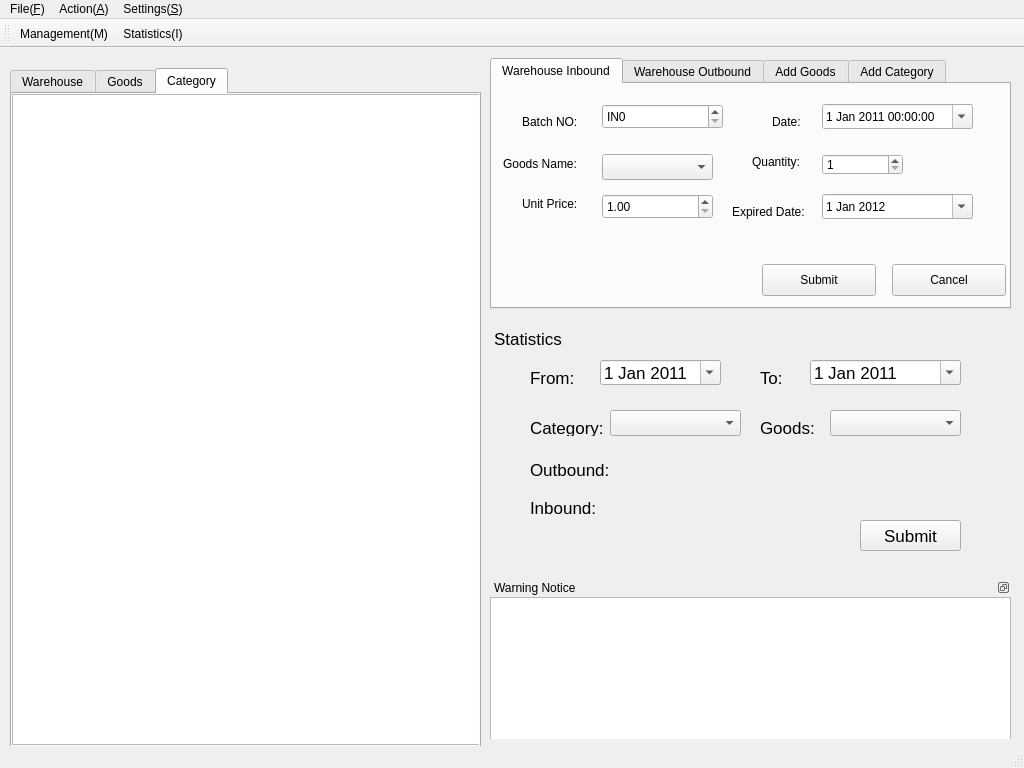
<?xml version="1.0" encoding="UTF-8"?>
<ui version="4.0">
 <class>ICSMainForm</class>
 <widget class="QMainWindow" name="ICSMainForm">
  <property name="geometry">
   <rect>
    <x>0</x>
    <y>0</y>
    <width>1024</width>
    <height>768</height>
   </rect>
  </property>
  <property name="contextMenuPolicy">
   <enum>Qt::DefaultContextMenu</enum>
  </property>
  <property name="windowTitle">
   <string>Inventory Control System</string>
  </property>
  <widget class="QWidget" name="centralwidget">
   <property name="contextMenuPolicy">
    <enum>Qt::ActionsContextMenu</enum>
   </property>
   <widget class="QWidget" name="verticalLayoutWidget">
    <property name="geometry">
     <rect>
      <x>10</x>
      <y>20</y>
      <width>471</width>
      <height>681</height>
     </rect>
    </property>
    <layout class="QVBoxLayout" name="LeftVerticalLayout">
     <item>
      <widget class="QTabWidget" name="leftTabWidget">
       <property name="currentIndex">
        <number>2</number>
       </property>
       <widget class="QWidget" name="warehouseTab">
        <attribute name="title">
         <string>Warehouse</string>
        </attribute>
        <widget class="QTableView" name="warehouseTableView">
         <property name="geometry">
          <rect>
           <x>-5</x>
           <y>1</y>
           <width>471</width>
           <height>711</height>
          </rect>
         </property>
        </widget>
       </widget>
       <widget class="QWidget" name="goodsTab">
        <attribute name="title">
         <string>Goods</string>
        </attribute>
        <widget class="QTableView" name="goodsTableView">
         <property name="geometry">
          <rect>
           <x>-5</x>
           <y>1</y>
           <width>471</width>
           <height>651</height>
          </rect>
         </property>
        </widget>
       </widget>
       <widget class="QWidget" name="categoryTab">
        <attribute name="title">
         <string>Category</string>
        </attribute>
        <widget class="QTableView" name="categoryTableView">
         <property name="geometry">
          <rect>
           <x>0</x>
           <y>0</y>
           <width>471</width>
           <height>651</height>
          </rect>
         </property>
        </widget>
       </widget>
      </widget>
     </item>
    </layout>
   </widget>
   <widget class="QWidget" name="verticalLayoutWidget_2">
    <property name="geometry">
     <rect>
      <x>490</x>
      <y>10</y>
      <width>521</width>
      <height>251</height>
     </rect>
    </property>
    <layout class="QVBoxLayout" name="RightTopVerticalLayout">
     <item>
      <widget class="QTabWidget" name="tabWidget">
       <property name="currentIndex">
        <number>0</number>
       </property>
       <widget class="QWidget" name="tab">
        <attribute name="title">
         <string>Warehouse Inbound</string>
        </attribute>
        <widget class="QSpinBox" name="spinBox_8">
         <property name="geometry">
          <rect>
           <x>330</x>
           <y>70</y>
           <width>81</width>
           <height>21</height>
          </rect>
         </property>
         <property name="minimum">
          <number>1</number>
         </property>
         <property name="maximum">
          <number>99999</number>
         </property>
        </widget>
        <widget class="QDateEdit" name="dateEdit_5">
         <property name="geometry">
          <rect>
           <x>330</x>
           <y>110</y>
           <width>151</width>
           <height>25</height>
          </rect>
         </property>
         <property name="date">
          <date>
           <year>2012</year>
           <month>1</month>
           <day>1</day>
          </date>
         </property>
         <property name="calendarPopup">
          <bool>true</bool>
         </property>
        </widget>
        <widget class="QLabel" name="label_23">
         <property name="geometry">
          <rect>
           <x>240</x>
           <y>120</y>
           <width>91</width>
           <height>16</height>
          </rect>
         </property>
         <property name="text">
          <string>Expired Date:</string>
         </property>
        </widget>
        <widget class="QLabel" name="label_24">
         <property name="geometry">
          <rect>
           <x>260</x>
           <y>70</y>
           <width>62</width>
           <height>16</height>
          </rect>
         </property>
         <property name="text">
          <string>Quantity:</string>
         </property>
        </widget>
        <widget class="QDoubleSpinBox" name="doubleSpinBox_4">
         <property name="geometry">
          <rect>
           <x>110</x>
           <y>110</y>
           <width>111</width>
           <height>25</height>
          </rect>
         </property>
         <property name="minimum">
          <double>1.000000000000000</double>
         </property>
         <property name="maximum">
          <double>9999999.990000000223517</double>
         </property>
        </widget>
        <widget class="QLabel" name="label_25">
         <property name="geometry">
          <rect>
           <x>30</x>
           <y>110</y>
           <width>71</width>
           <height>20</height>
          </rect>
         </property>
         <property name="text">
          <string>Unit Price:</string>
         </property>
        </widget>
        <widget class="QComboBox" name="comboBox_5">
         <property name="geometry">
          <rect>
           <x>110</x>
           <y>70</y>
           <width>111</width>
           <height>26</height>
          </rect>
         </property>
        </widget>
        <widget class="QDateTimeEdit" name="inboundDateTimeEdit">
         <property name="geometry">
          <rect>
           <x>330</x>
           <y>20</y>
           <width>151</width>
           <height>25</height>
          </rect>
         </property>
         <property name="date">
          <date>
           <year>2011</year>
           <month>1</month>
           <day>1</day>
          </date>
         </property>
         <property name="calendarPopup">
          <bool>true</bool>
         </property>
        </widget>
        <widget class="QPushButton" name="pushButton_11">
         <property name="geometry">
          <rect>
           <x>400</x>
           <y>180</y>
           <width>114</width>
           <height>32</height>
          </rect>
         </property>
         <property name="text">
          <string>Cancel</string>
         </property>
        </widget>
        <widget class="QLabel" name="label_26">
         <property name="geometry">
          <rect>
           <x>11</x>
           <y>70</y>
           <width>91</width>
           <height>20</height>
          </rect>
         </property>
         <property name="text">
          <string>Goods Name:</string>
         </property>
        </widget>
        <widget class="QPushButton" name="inboundSubmitButton">
         <property name="geometry">
          <rect>
           <x>270</x>
           <y>180</y>
           <width>114</width>
           <height>32</height>
          </rect>
         </property>
         <property name="text">
          <string>Submit</string>
         </property>
        </widget>
        <widget class="QLabel" name="label_27">
         <property name="geometry">
          <rect>
           <x>30</x>
           <y>30</y>
           <width>62</width>
           <height>16</height>
          </rect>
         </property>
         <property name="text">
          <string>Batch NO:</string>
         </property>
        </widget>
        <widget class="QLabel" name="label_28">
         <property name="geometry">
          <rect>
           <x>280</x>
           <y>30</y>
           <width>62</width>
           <height>16</height>
          </rect>
         </property>
         <property name="text">
          <string>Date:</string>
         </property>
        </widget>
        <widget class="QSpinBox" name="spinBox_9">
         <property name="geometry">
          <rect>
           <x>110</x>
           <y>20</y>
           <width>121</width>
           <height>25</height>
          </rect>
         </property>
         <property name="prefix">
          <string>IN</string>
         </property>
         <property name="maximum">
          <number>999999999</number>
         </property>
        </widget>
       </widget>
       <widget class="QWidget" name="tab_2">
        <attribute name="title">
         <string>Warehouse Outbound</string>
        </attribute>
        <widget class="QLabel" name="label_35">
         <property name="geometry">
          <rect>
           <x>240</x>
           <y>120</y>
           <width>91</width>
           <height>16</height>
          </rect>
         </property>
         <property name="text">
          <string>Expired Date:</string>
         </property>
        </widget>
        <widget class="QSpinBox" name="spinBox_12">
         <property name="geometry">
          <rect>
           <x>330</x>
           <y>70</y>
           <width>81</width>
           <height>21</height>
          </rect>
         </property>
         <property name="minimum">
          <number>1</number>
         </property>
         <property name="maximum">
          <number>99999</number>
         </property>
        </widget>
        <widget class="QLabel" name="label_36">
         <property name="geometry">
          <rect>
           <x>260</x>
           <y>70</y>
           <width>62</width>
           <height>16</height>
          </rect>
         </property>
         <property name="text">
          <string>Quantity:</string>
         </property>
        </widget>
        <widget class="QDateTimeEdit" name="dateTimeEdit_6">
         <property name="geometry">
          <rect>
           <x>330</x>
           <y>20</y>
           <width>151</width>
           <height>25</height>
          </rect>
         </property>
         <property name="date">
          <date>
           <year>2011</year>
           <month>1</month>
           <day>1</day>
          </date>
         </property>
         <property name="calendarPopup">
          <bool>true</bool>
         </property>
        </widget>
        <widget class="QPushButton" name="outboundSubmitButton">
         <property name="geometry">
          <rect>
           <x>270</x>
           <y>180</y>
           <width>114</width>
           <height>32</height>
          </rect>
         </property>
         <property name="text">
          <string>Submit</string>
         </property>
        </widget>
        <widget class="QDateEdit" name="dateEdit_7">
         <property name="geometry">
          <rect>
           <x>330</x>
           <y>110</y>
           <width>151</width>
           <height>25</height>
          </rect>
         </property>
         <property name="date">
          <date>
           <year>2011</year>
           <month>1</month>
           <day>1</day>
          </date>
         </property>
         <property name="calendarPopup">
          <bool>true</bool>
         </property>
        </widget>
        <widget class="QLabel" name="label_37">
         <property name="geometry">
          <rect>
           <x>11</x>
           <y>70</y>
           <width>91</width>
           <height>20</height>
          </rect>
         </property>
         <property name="text">
          <string>Goods Name:</string>
         </property>
        </widget>
        <widget class="QSpinBox" name="spinBox_13">
         <property name="geometry">
          <rect>
           <x>110</x>
           <y>20</y>
           <width>121</width>
           <height>25</height>
          </rect>
         </property>
         <property name="prefix">
          <string>OUT</string>
         </property>
         <property name="maximum">
          <number>999999999</number>
         </property>
        </widget>
        <widget class="QLabel" name="label_38">
         <property name="geometry">
          <rect>
           <x>280</x>
           <y>30</y>
           <width>62</width>
           <height>16</height>
          </rect>
         </property>
         <property name="text">
          <string>Date:</string>
         </property>
        </widget>
        <widget class="QComboBox" name="comboBox_7">
         <property name="geometry">
          <rect>
           <x>110</x>
           <y>70</y>
           <width>111</width>
           <height>26</height>
          </rect>
         </property>
        </widget>
        <widget class="QLabel" name="label_39">
         <property name="geometry">
          <rect>
           <x>30</x>
           <y>110</y>
           <width>71</width>
           <height>20</height>
          </rect>
         </property>
         <property name="text">
          <string>Unit Price:</string>
         </property>
        </widget>
        <widget class="QDoubleSpinBox" name="doubleSpinBox_6">
         <property name="geometry">
          <rect>
           <x>110</x>
           <y>110</y>
           <width>111</width>
           <height>25</height>
          </rect>
         </property>
         <property name="minimum">
          <double>1.000000000000000</double>
         </property>
         <property name="maximum">
          <double>9999999.990000000223517</double>
         </property>
        </widget>
        <widget class="QPushButton" name="pushButton_16">
         <property name="geometry">
          <rect>
           <x>400</x>
           <y>180</y>
           <width>114</width>
           <height>32</height>
          </rect>
         </property>
         <property name="text">
          <string>Cancel</string>
         </property>
        </widget>
        <widget class="QLabel" name="label_40">
         <property name="geometry">
          <rect>
           <x>30</x>
           <y>30</y>
           <width>62</width>
           <height>16</height>
          </rect>
         </property>
         <property name="text">
          <string>Batch NO:</string>
         </property>
        </widget>
       </widget>
       <widget class="QWidget" name="tab_goodss">
        <attribute name="title">
         <string>Add Goods</string>
        </attribute>
        <widget class="QLabel" name="label_7">
         <property name="geometry">
          <rect>
           <x>20</x>
           <y>10</y>
           <width>91</width>
           <height>20</height>
          </rect>
         </property>
         <property name="text">
          <string>Goods Name:</string>
         </property>
        </widget>
        <widget class="QLineEdit" name="lineEdit">
         <property name="geometry">
          <rect>
           <x>140</x>
           <y>10</y>
           <width>113</width>
           <height>22</height>
          </rect>
         </property>
        </widget>
        <widget class="QLabel" name="label_8">
         <property name="geometry">
          <rect>
           <x>0</x>
           <y>50</y>
           <width>131</width>
           <height>20</height>
          </rect>
         </property>
         <property name="text">
          <string>Depletion Threshold:</string>
         </property>
        </widget>
        <widget class="QSpinBox" name="spinBox_3">
         <property name="geometry">
          <rect>
           <x>140</x>
           <y>40</y>
           <width>57</width>
           <height>25</height>
          </rect>
         </property>
         <property name="minimum">
          <number>1</number>
         </property>
         <property name="maximum">
          <number>999</number>
         </property>
        </widget>
        <widget class="QLabel" name="label_9">
         <property name="geometry">
          <rect>
           <x>280</x>
           <y>50</y>
           <width>91</width>
           <height>20</height>
          </rect>
         </property>
         <property name="text">
          <string>Category:</string>
         </property>
        </widget>
        <widget class="QComboBox" name="comboBox_2">
         <property name="geometry">
          <rect>
           <x>350</x>
           <y>50</y>
           <width>111</width>
           <height>26</height>
          </rect>
         </property>
        </widget>
        <widget class="QPushButton" name="pushButton_3">
         <property name="geometry">
          <rect>
           <x>370</x>
           <y>140</y>
           <width>114</width>
           <height>32</height>
          </rect>
         </property>
         <property name="text">
          <string>Cancel</string>
         </property>
        </widget>
        <widget class="QPushButton" name="pushButton_4">
         <property name="geometry">
          <rect>
           <x>240</x>
           <y>140</y>
           <width>114</width>
           <height>32</height>
          </rect>
         </property>
         <property name="text">
          <string>Submit</string>
         </property>
        </widget>
       </widget>
       <widget class="QWidget" name="tab_category">
        <attribute name="title">
         <string>Add Category</string>
        </attribute>
        <widget class="QLabel" name="label_10">
         <property name="geometry">
          <rect>
           <x>30</x>
           <y>20</y>
           <width>111</width>
           <height>20</height>
          </rect>
         </property>
         <property name="text">
          <string>Category Name:</string>
         </property>
        </widget>
        <widget class="QLineEdit" name="lineEdit_2">
         <property name="geometry">
          <rect>
           <x>150</x>
           <y>20</y>
           <width>113</width>
           <height>22</height>
          </rect>
         </property>
        </widget>
        <widget class="QPushButton" name="pushButton_5">
         <property name="geometry">
          <rect>
           <x>220</x>
           <y>110</y>
           <width>114</width>
           <height>32</height>
          </rect>
         </property>
         <property name="text">
          <string>Submit</string>
         </property>
        </widget>
        <widget class="QPushButton" name="pushButton_6">
         <property name="geometry">
          <rect>
           <x>350</x>
           <y>110</y>
           <width>114</width>
           <height>32</height>
          </rect>
         </property>
         <property name="text">
          <string>Cancel</string>
         </property>
        </widget>
       </widget>
      </widget>
     </item>
    </layout>
   </widget>
   <widget class="QWidget" name="verticalLayoutWidget_3">
    <property name="geometry">
     <rect>
      <x>490</x>
      <y>280</y>
      <width>521</width>
      <height>241</height>
     </rect>
    </property>
    <layout class="QVBoxLayout" name="RightBottomVerticalLayout">
     <item>
      <widget class="QDockWidget" name="statisticsDockWidget">
       <property name="font">
        <font>
         <pointsize>13</pointsize>
        </font>
       </property>
       <property name="features">
        <set>QDockWidget::NoDockWidgetFeatures</set>
       </property>
       <property name="windowTitle">
        <string>Statistics</string>
       </property>
       <widget class="QWidget" name="dockWidgetContents_6">
        <widget class="QLabel" name="label">
         <property name="geometry">
          <rect>
           <x>40</x>
           <y>20</y>
           <width>62</width>
           <height>16</height>
          </rect>
         </property>
         <property name="text">
          <string>From:</string>
         </property>
        </widget>
        <widget class="QDateEdit" name="deFrom">
         <property name="geometry">
          <rect>
           <x>110</x>
           <y>10</y>
           <width>121</width>
           <height>25</height>
          </rect>
         </property>
         <property name="date">
          <date>
           <year>2011</year>
           <month>1</month>
           <day>1</day>
          </date>
         </property>
         <property name="calendarPopup">
          <bool>true</bool>
         </property>
        </widget>
        <widget class="QComboBox" name="comboBox">
         <property name="geometry">
          <rect>
           <x>340</x>
           <y>60</y>
           <width>131</width>
           <height>26</height>
          </rect>
         </property>
        </widget>
        <widget class="QLabel" name="label_5">
         <property name="geometry">
          <rect>
           <x>270</x>
           <y>20</y>
           <width>62</width>
           <height>16</height>
          </rect>
         </property>
         <property name="text">
          <string>To:</string>
         </property>
        </widget>
        <widget class="QDateEdit" name="deTo">
         <property name="geometry">
          <rect>
           <x>320</x>
           <y>10</y>
           <width>151</width>
           <height>25</height>
          </rect>
         </property>
         <property name="date">
          <date>
           <year>2011</year>
           <month>1</month>
           <day>1</day>
          </date>
         </property>
         <property name="calendarPopup">
          <bool>true</bool>
         </property>
        </widget>
        <widget class="QComboBox" name="comboBox_3">
         <property name="geometry">
          <rect>
           <x>120</x>
           <y>60</y>
           <width>131</width>
           <height>26</height>
          </rect>
         </property>
        </widget>
        <widget class="QLabel" name="label_11">
         <property name="geometry">
          <rect>
           <x>40</x>
           <y>110</y>
           <width>81</width>
           <height>20</height>
          </rect>
         </property>
         <property name="text">
          <string>Outbound:</string>
         </property>
        </widget>
        <widget class="QLabel" name="lbOutbound">
         <property name="geometry">
          <rect>
           <x>130</x>
           <y>110</y>
           <width>231</width>
           <height>16</height>
          </rect>
         </property>
         <property name="font">
          <font>
           <pointsize>14</pointsize>
           <weight>75</weight>
           <bold>true</bold>
          </font>
         </property>
         <property name="autoFillBackground">
          <bool>false</bool>
         </property>
         <property name="text">
          <string/>
         </property>
        </widget>
        <widget class="QLabel" name="label_13">
         <property name="geometry">
          <rect>
           <x>40</x>
           <y>150</y>
           <width>71</width>
           <height>16</height>
          </rect>
         </property>
         <property name="text">
          <string>Inbound:</string>
         </property>
        </widget>
        <widget class="QLabel" name="lbInbound">
         <property name="geometry">
          <rect>
           <x>130</x>
           <y>150</y>
           <width>251</width>
           <height>16</height>
          </rect>
         </property>
         <property name="font">
          <font>
           <pointsize>14</pointsize>
           <weight>75</weight>
           <bold>true</bold>
          </font>
         </property>
         <property name="text">
          <string/>
         </property>
        </widget>
        <widget class="QPushButton" name="pbtnSatistics">
         <property name="geometry">
          <rect>
           <x>370</x>
           <y>170</y>
           <width>101</width>
           <height>31</height>
          </rect>
         </property>
         <property name="text">
          <string>Submit</string>
         </property>
        </widget>
        <widget class="QLabel" name="label_2">
         <property name="geometry">
          <rect>
           <x>40</x>
           <y>70</y>
           <width>81</width>
           <height>16</height>
          </rect>
         </property>
         <property name="text">
          <string>Category:</string>
         </property>
        </widget>
        <widget class="QLabel" name="label_3">
         <property name="geometry">
          <rect>
           <x>270</x>
           <y>70</y>
           <width>61</width>
           <height>16</height>
          </rect>
         </property>
         <property name="text">
          <string>Goods:</string>
         </property>
        </widget>
       </widget>
      </widget>
     </item>
    </layout>
   </widget>
   <widget class="QWidget" name="verticalLayoutWidget_4">
    <property name="geometry">
     <rect>
      <x>490</x>
      <y>530</y>
      <width>521</width>
      <height>161</height>
     </rect>
    </property>
    <layout class="QVBoxLayout" name="OtherVerticalLayout">
     <item>
      <widget class="QDockWidget" name="dockWidget_2">
       <property name="features">
        <set>QDockWidget::DockWidgetFloatable|QDockWidget::DockWidgetMovable</set>
       </property>
       <property name="windowTitle">
        <string>Warning Notice</string>
       </property>
       <widget class="QWidget" name="dockWidgetContents_2">
        <widget class="QTableView" name="warningTableView">
         <property name="geometry">
          <rect>
           <x>0</x>
           <y>0</y>
           <width>521</width>
           <height>192</height>
          </rect>
         </property>
        </widget>
       </widget>
      </widget>
     </item>
    </layout>
   </widget>
  </widget>
  <widget class="QMenuBar" name="menubar">
   <property name="geometry">
    <rect>
     <x>0</x>
     <y>0</y>
     <width>1024</width>
     <height>22</height>
    </rect>
   </property>
   <property name="defaultUp">
    <bool>true</bool>
   </property>
   <widget class="QMenu" name="menuFile_F">
    <property name="title">
     <string>File(&amp;F)</string>
    </property>
    <addaction name="actionNew"/>
    <addaction name="actionPrint_2"/>
   </widget>
   <widget class="QMenu" name="menuAction_A">
    <property name="title">
     <string>Action(&amp;A)</string>
    </property>
    <addaction name="actionManagement_M"/>
    <addaction name="actionStatistics_I"/>
   </widget>
   <widget class="QMenu" name="menuSettings_S">
    <property name="title">
     <string>Settings(&amp;S)</string>
    </property>
   </widget>
   <addaction name="menuFile_F"/>
   <addaction name="menuAction_A"/>
   <addaction name="menuSettings_S"/>
  </widget>
  <widget class="QStatusBar" name="statusbar"/>
  <widget class="QToolBar" name="toolBar">
   <property name="windowTitle">
    <string>toolBar</string>
   </property>
   <attribute name="toolBarArea">
    <enum>TopToolBarArea</enum>
   </attribute>
   <attribute name="toolBarBreak">
    <bool>false</bool>
   </attribute>
   <addaction name="actionManagement_M"/>
   <addaction name="actionStatistics_I"/>
  </widget>
  <action name="actionNew">
   <property name="text">
    <string>New</string>
   </property>
  </action>
  <action name="actionPrint_2">
   <property name="text">
    <string>Print</string>
   </property>
  </action>
  <action name="actionManagement_M">
   <property name="text">
    <string>Management(&amp;M)</string>
   </property>
  </action>
  <action name="actionStatistics_I">
   <property name="text">
    <string>Statistics(&amp;I)</string>
   </property>
  </action>
 </widget>
 <resources/>
 <connections/>
</ui>
